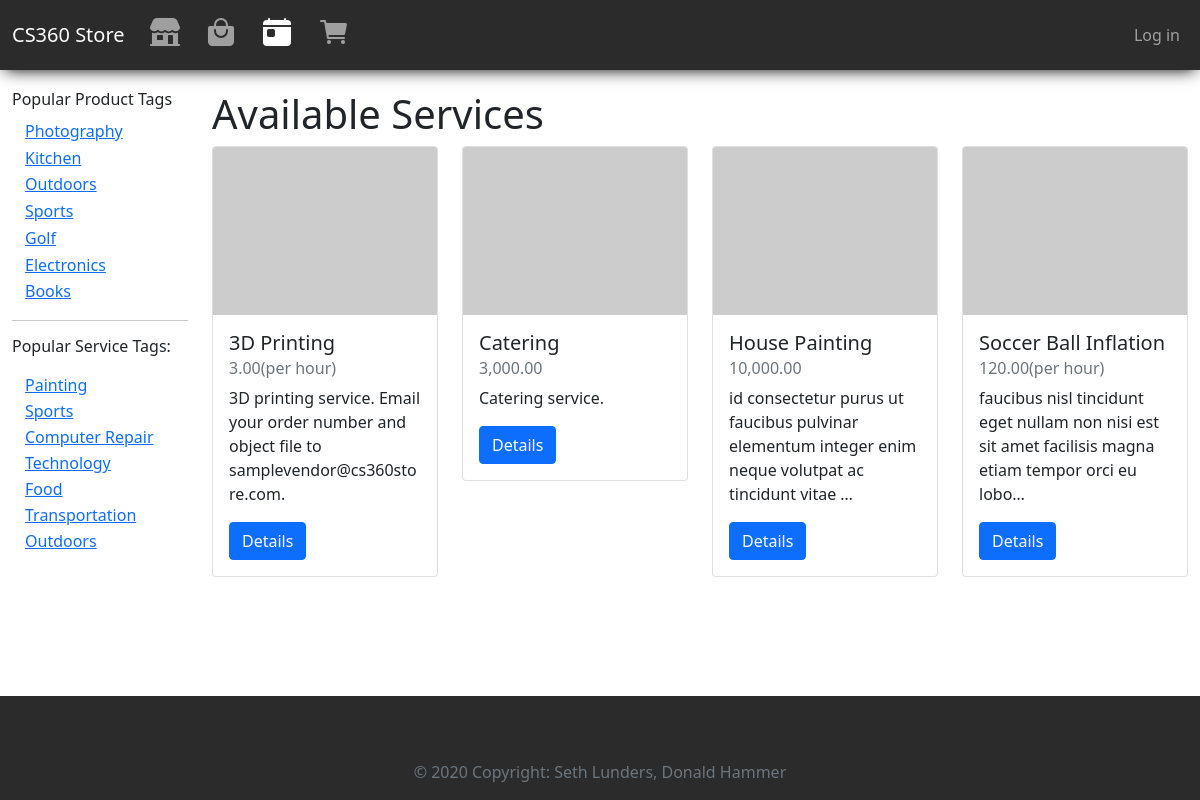
/store/services/, run on an earlier commit of the app's database.
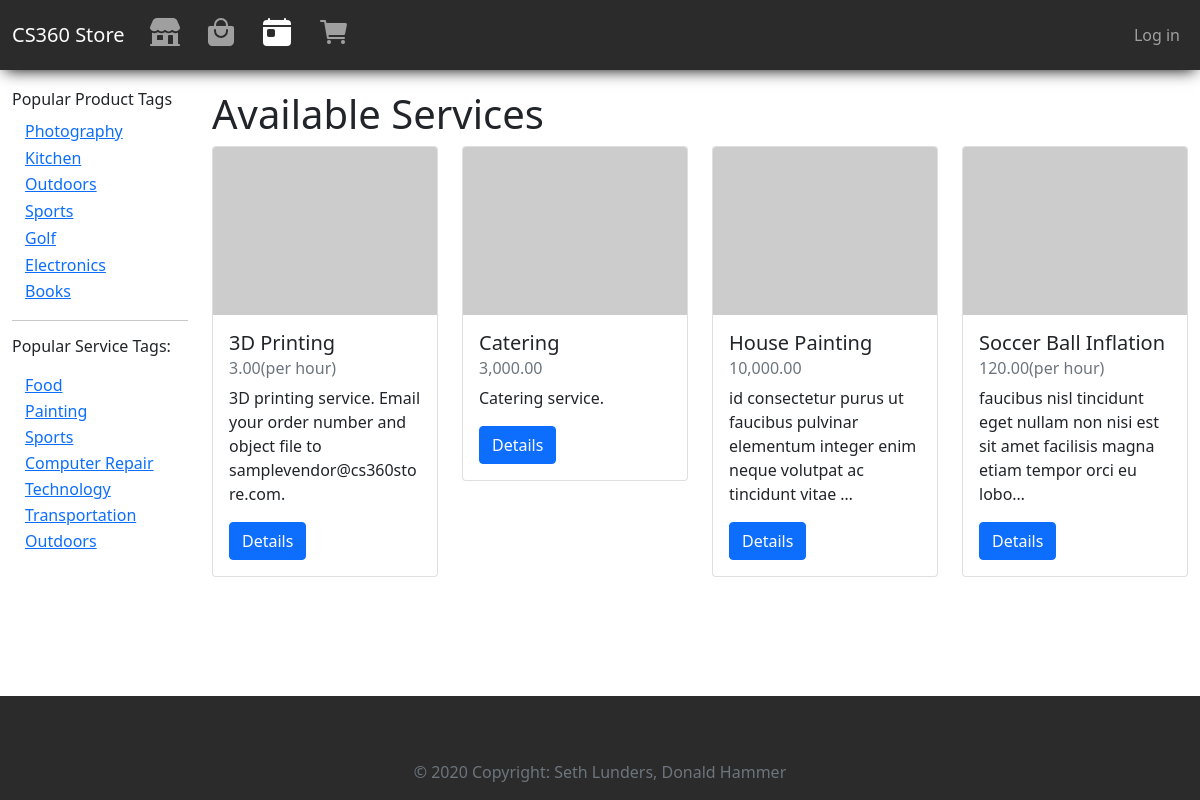
And on a later commit of the database.
### storeApp/models.py (models this page shows, shortened)
class ProductTag(models.Model):
    name = models.CharField(max_length=200, help_text="Enter a tag; i.e. \"electronics\"", primary_key=True, unique=True)
    viewcount = models.IntegerField(default=0)
    class Meta:
        ordering = ['-viewcount']
    def get_absolute_url(self):
        return reverse('product-tag-detail', args=[str(self.name), 1])

class ServiceTag(models.Model):
    name = models.CharField(max_length=200, help_text="Enter a tag; i.e. \"electronics\"", primary_key=True, unique=True)
    viewcount = models.IntegerField(default=0)
    class Meta:
        ordering = ['-viewcount']
    def get_absolute_url(self):
        return reverse('service-tag-detail', args=[str(self.name), 1])

class ServiceListing(models.Model):
    id = models.UUIDField(primary_key=True, default=uuid.uuid4, help_text="Unique ID for this particular service", editable=False)
    active = models.BooleanField(default=True)
    name = models.CharField(max_length=200, help_text="Enter a name for your service.")
    imageURL = models.URLField(max_length=200, help_text="Enter image URL", blank="True", null=True, default="https://picsum.photos/400/300")
    price = models.DecimalField(help_text="Max: 99,999.99. Set 0 \'Free\'", max_digits=7, decimal_places=2) # allows max price of $99,999.99
    price_per_hour = models.BooleanField(help_text="Is this service priced per hour?", default=False)
    description = models.TextField()
    service_area = models.IntegerField(help_text="Enter miles from your Business Address that you service.")
    days_available = models.CharField(max_length=200, help_text="Enter the days/times this service is available, i.e. M-Th 9-5, Fri-Sun 10-1", null=True, blank=True)
    vendor = models.ForeignKey(Vendor, on_delete=models.RESTRICT)
    tags = models.ManyToManyField(ServiceTag, blank=True)
    def get_absolute_url(self):
        return reverse('service-detail', args=[str(self.id)])
    def list_tags(self):
        return ', '.join(tag.name for tag in self.tags.all()[:3])
    list_tags.short_description = 'Tags'

### storeApp/views.py (the view)
# urls.py: path('services/', views.ServiceListView.as_view(), name='services'),
class ServiceListView(generic.ListView):
    model = ServiceListing
    ordering = ['name']

### storeApp/context_processors.py (called while the page is built)
def add_variable_to_context(request):
    return {
        'top_producttags': ProductTag.objects.all()[:7],
        'top_servicetags': ServiceTag.objects.all()[:7],
    }

### storeApp/templates/storeApp/servicelisting_list.html (shortened to what this page needs)
{% extends "base_generic.html" %}
{% load humanize %}
{% block content %}
    <h1>Available Services</h1>
    {% if servicelisting_list %}
        <div class="row">
            {% for service in servicelisting_list %}
            {% if service.active %}
            <div class="col-xs-1 col-sm-8 col-md-6 col-lg-3 mb-2">
                <div class="card flex-grow-1">
                    <img src="{{ service.imageURL }}" class="card-img-top" alt="...">
                    <div class="card-body">
                        <h5 class="card-title">{{ service.name }}</h5>
                        <h6 class="card-subtitle mb-2 text-muted">{{ service.price|intcomma }}{% if service.price_per_hour %}(per hour){% endif %}</h6>
                        <p class="card-text">{{ service.description|truncatechars:100 }}</p>
                        <a href="{{ service.get_absolute_url }}" class="btn btn-primary">Details</a>
                    </div>
                </div>
            </div>
            {% endif %}
            {% endfor %}
        </div>
    {% else %}
        <p>There are currently no available services.</p>
    {% endif %}
{% endblock content %}

### storeApp/templates/base_generic.html (shortened to what this page needs)
{% load humanize %}
<!DOCTYPE html>
<html lang="en">
<head>
  <link href="https://cdn.jsdelivr.net/npm/bootstrap@5.0.2/dist/css/bootstrap.min.css" rel="stylesheet">
  {% load static %}
  <link rel="stylesheet" href="{% static 'css/styles.css' %}">
</head>
<body class="d-flex flex-column min-vh-100">
  <nav class="navbar navbar-expand-md navbar-dark bg-dark pl-3 pr-3" aria-label="Fourth navbar example">
    <div class="container-fluid">
      <a class="navbar-brand" href="{% url 'index' %}">CS360 Store</a>
      <div class="collapse navbar-collapse" id="navbarsExample04">
        <ul class="navbar-nav me-auto mb-2 mb-md-0">
          <li class="nav-item"><a class="nav-link " href="{% url 'vendors' %}"><ion-icon name="storefront" size="large"></ion-icon></a></li>
          <li class="nav-item"><a class="nav-link " href="{% url 'products' %}"><ion-icon name="bag-handle" size="large"></ion-icon></a></li>
          <li class="nav-item"><a class="nav-link {% if request.resolver_match.url_name == 'services' or request.resolver_match.url_name == 'service-detail' %}active{% endif %}" href="{% url 'services' %}"><ion-icon name="today" size="large"></ion-icon>&nbsp;&nbsp;</a></li>
          <li class="nav-item"><a class="nav-link {% if request.resolver_match.url_name == 'my-cart' %}active{% endif %}" href="{% url 'my-cart' %}"><ion-icon name="cart" size="large"></ion-icon>&nbsp;&nbsp;</a></li>
        </ul>
        <ul class="navbar-nav">
          {% if user.is_authenticated %}
          <li class="nav-item dropdown">
            <a class="nav-link dropdown-toggle {% if request.resolver_match.url_name == 'my-orders' or request.resolver_match.url_name == 'logout' %}active{% endif %}" href="#" id="dropdown04" data-bs-toggle="dropdown" aria-expanded="false"><ion-icon name="person-circle-outline" size="large"></ion-icon></a>
            <ul class="dropdown-menu dropdown-menu-end" aria-labelledby="dropdown04">
              {% comment %} <li>Welcome, {{ user.first_name }}!</li> {% endcomment %}
              <li><a class="dropdown-item" href="{% url 'my-orders' %}">View Orders</a></li>
              <li><a class="dropdown-item" href="{% url 'logout' %}">Log out</a></li>
            </ul>
          </li>
          {% else %}
          <li class="nav-item"><a class="nav-link" href="{% url 'login' %}">Log in</a></li>
          {% endif %}
        </ul>
      </div>
    </div>
  </nav>
  <div class="container-fluid">
    <div class="row mb-3">
      <div class="col-lg-2">
      {% block sidebar %}
        <ul class="sidebar-nav d-none d-lg-block">
          <div class="d-none d-lg-block">
          <h6>Popular Product Tags</h6>
          <ul class="list-unstyled">
            {% for tag in top_producttags %}
            <li><a href="{{ tag.get_absolute_url }}" class="btn btn-link py-0">{{ tag.name|title }}</a></li>
            {% endfor %}
          </ul>
          <hr/>
          <h6>Popular Service Tags:</p>
          <ul class="list-unstyled">
            {% for tag in top_servicetags %}
            <li><a href="{{ tag.get_absolute_url }}" class="btn btn-link py-0">{{ tag.name|title }}</a></li>
            {% endfor %}
          </ul>
        </div>
     {% endblock %}
      </div>
      <div class="col-lg-10">{% block content %}{% endblock %}</div>
    </div>
  </div>
  {% block footer %}
    <footer class="bg-dark text-light text-center text-lg-start mt-auto">
      <div class="container p-4">
      </div>
      <div class="text-center p-3 bg-dark text-muted">
        © 2020 Copyright: Seth Lunders, Donald Hammer
      </div>
    </footer>
  {% endblock footer %}
</body>
</html>

### storeApp/static/css/styles.css (style rules this page uses)
.sidebar-nav { margin-top: 20px; padding: 0; list-style: none; }
h1 { margin-top: 20px; }
.bg-dark { background-color: rgb(43, 43, 43) !important }
.navbar { box-shadow: 0px 5px 15px -5px #000000; }

What changed in the data, as far as the page shows it:
changed ServiceTag "Food": moves up the list
